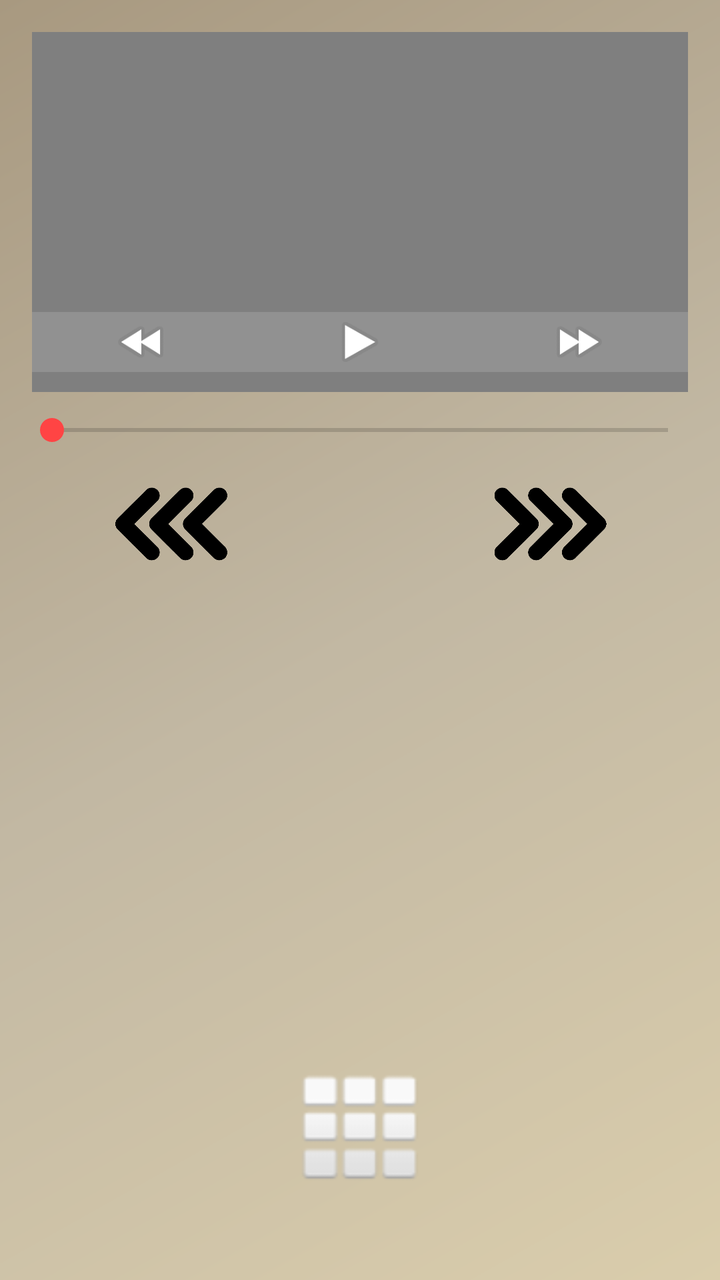
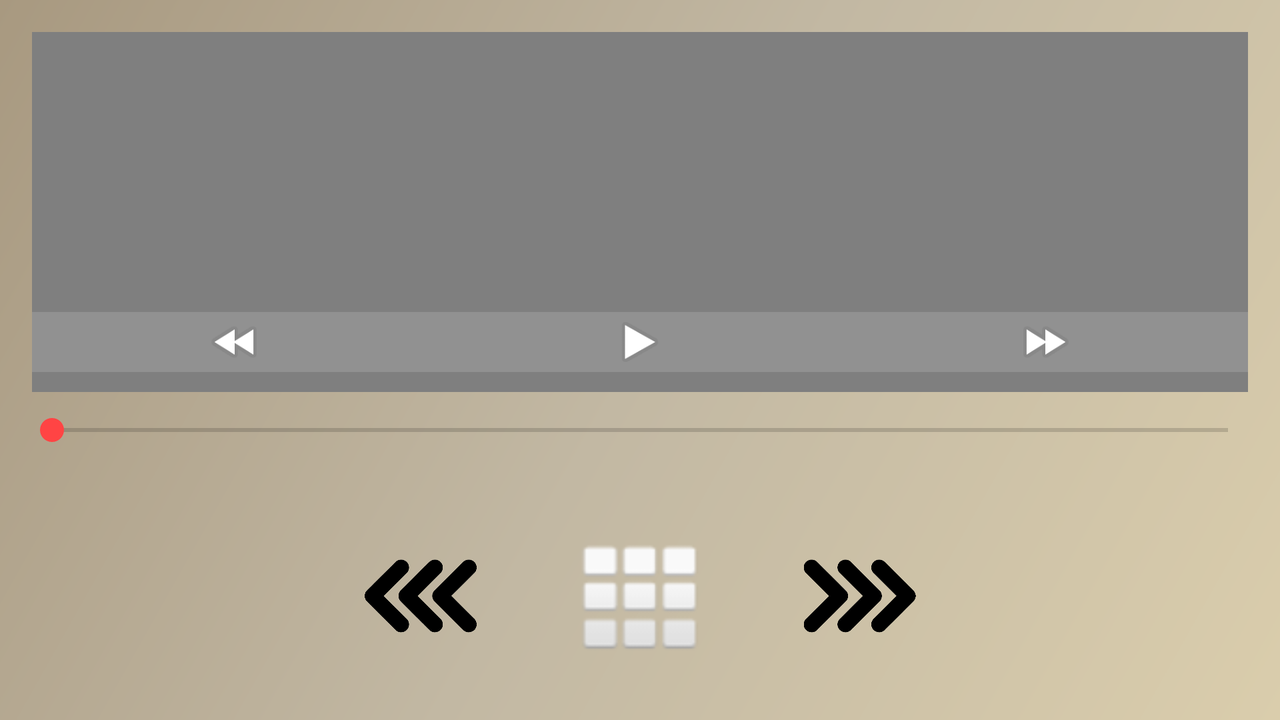

First picture: res/layout/ on a phone held upright. Second picture: the repository's own variant of that layout, on a device whose configuration matches the variant's folder. Source for both follows.
<!-- AndroidManifest.xml: application theme Theme.Video_player -->
<!-- res/layout/main_activity.xml -->
<?xml version="1.0" encoding="utf-8"?>
<androidx.constraintlayout.widget.ConstraintLayout xmlns:android="http://schemas.android.com/apk/res/android"
    xmlns:app="http://schemas.android.com/apk/res-auto"
    xmlns:tools="http://schemas.android.com/tools"
    android:layout_width="match_parent"
    android:layout_height="match_parent"
    android:background="@drawable/background_gradient"
    android:padding="16dp">

    
    <FrameLayout
        android:id="@+id/videoContainer"
        android:layout_width="0dp"
        android:layout_height="180dp"
        app:layout_constraintHorizontal_weight="1"
        app:layout_constraintEnd_toEndOf="parent"
        app:layout_constraintHorizontal_bias="0.5"
        app:layout_constraintStart_toStartOf="parent"
        app:layout_constraintTop_toTopOf="parent">

        <VideoView
            android:id="@+id/videoView"
            android:layout_width="match_parent"
            android:layout_height="180dp" />

        <LinearLayout
            android:id="@+id/controlsContainer"
            android:layout_width="match_parent"
            android:layout_height="30dp"
            android:layout_gravity="bottom"
            android:gravity="center"
            android:orientation="horizontal"
            android:layout_marginBottom="10dp"
            android:background="#6DA9A8A8">

            <ImageView
                android:id="@+id/backward"
                android:layout_width="0dp"
                android:layout_height="match_parent"
                android:layout_weight="1"
                android:src="@android:drawable/ic_media_rew"
                app:tint="@color/white"
                tools:ignore="ContentDescription" />

            <ImageView
                android:id="@+id/play"
                android:layout_width="0dp"
                android:layout_height="match_parent"
                android:layout_weight="1"
                android:src="@android:drawable/ic_media_play"
                app:tint="@color/white"
                tools:ignore="ContentDescription" />

            <ImageView
                android:id="@+id/forward"
                android:layout_width="0dp"
                android:layout_height="match_parent"
                android:layout_weight="1"
                android:src="@android:drawable/ic_media_ff"
                app:tint="@color/white"
                tools:ignore="ContentDescription" />
        </LinearLayout>
    </FrameLayout>

    
    <SeekBar
        android:id="@+id/videoSeekBar"
        android:layout_width="0dp"
        android:layout_height="wrap_content"
        android:padding="10dp"
        android:max="100"
        android:progressTint="@android:color/holo_red_light"
        android:thumbTint="@android:color/holo_red_light"
        app:layout_constraintEnd_toEndOf="parent"
        app:layout_constraintStart_toStartOf="parent"
        app:layout_constraintTop_toBottomOf="@id/videoContainer" />

    <LinearLayout
        android:id="@+id/linearLayout3"
        android:layout_width="379dp"
        android:layout_height="wrap_content"
        android:gravity="center"
        android:orientation="horizontal"
        app:layout_constraintEnd_toEndOf="parent"
        app:layout_constraintHorizontal_bias="0.5"
        app:layout_constraintStart_toStartOf="parent"
        app:layout_constraintTop_toBottomOf="@+id/videoSeekBar">

        <ImageView
            android:id="@+id/previous"
            android:layout_width="0dp"
            android:layout_height="56dp"
            android:layout_weight="1"
            android:src="@drawable/ic_previous"
            tools:ignore="ContentDescription" />

        <ImageView
            android:id="@+id/next"
            android:layout_width="0dp"
            android:layout_height="56dp"
            android:layout_weight="1"
            android:src="@drawable/ic_next"
            tools:ignore="ContentDescription" />
    </LinearLayout>

    
    <ImageView
        android:id="@+id/selectVideo"
        android:layout_width="60dp"
        android:layout_height="60dp"
        android:layout_marginBottom="31dp"
        android:src="@android:drawable/ic_dialog_dialer"
        app:layout_constraintBottom_toBottomOf="parent"
        app:layout_constraintEnd_toEndOf="parent"
        app:layout_constraintHorizontal_bias="0.5"
        app:layout_constraintStart_toStartOf="parent"
        tools:ignore="ContentDescription" />

</androidx.constraintlayout.widget.ConstraintLayout>
<!-- resources referenced by this layout -->
<resources>
  <color name="white">#FFFFFF</color>
  <!-- drawable background_gradient (drawable) -->
  <?xml version="1.0" encoding="utf-8"?>
  <layer-list xmlns:android="http://schemas.android.com/apk/res/android">
      <item>
          <shape android:shape="rectangle">
              <gradient
                  android:angle="135"
                  android:startColor="#dacdac"
                  android:centerColor="#c2b8a3"
                  android:endColor="#a89980"
                  android:type="linear"/>
          </shape>
      </item>
  </layer-list>
  <!-- drawable ic_next: png bitmap (drawable, 41539 bytes) -->
  <!-- drawable ic_previous: png bitmap (drawable, 41446 bytes) -->
  <style name="Theme.Video_player" parent="android:Theme.Material.Light.NoActionBar">
          <item name="android:textColor">@color/white</item>
          <item name="colorAccent">@color/red</item>
          <item name="android:windowBackground">@color/background</item>
      </style>
  <color name="red">#f85741</color>
  <color name="background">#dacdac</color>
</resources>
<!-- res/layout-land/main_activity.xml (the repository's variant of the layout above) -->
<!-- drawn on the phone turned sideways -->
<?xml version="1.0" encoding="utf-8"?>
<androidx.constraintlayout.widget.ConstraintLayout xmlns:android="http://schemas.android.com/apk/res/android"
    xmlns:app="http://schemas.android.com/apk/res-auto"
    xmlns:tools="http://schemas.android.com/tools"
    android:layout_width="match_parent"
    android:layout_height="match_parent"
    android:background="@drawable/background_gradient"
    android:padding="16dp">

    
    <FrameLayout
        android:id="@+id/videoContainer"
        android:layout_width="0dp"
        android:layout_height="180dp"
        app:layout_constraintEnd_toEndOf="parent"
        app:layout_constraintHorizontal_bias="0.5"
        app:layout_constraintHorizontal_weight="1"
        app:layout_constraintStart_toStartOf="parent"
        app:layout_constraintTop_toTopOf="parent">

        <VideoView
            android:id="@+id/videoView"
            android:layout_width="match_parent"
            android:layout_height="180dp" />

        <LinearLayout
            android:id="@+id/controlsContainer"
            android:layout_width="match_parent"
            android:layout_height="30dp"
            android:layout_gravity="bottom"
            android:layout_marginBottom="10dp"
            android:background="#6DA9A8A8"
            android:gravity="center"
            android:orientation="horizontal">

            <ImageView
                android:id="@+id/backward"
                android:layout_width="0dp"
                android:layout_height="match_parent"
                android:layout_weight="1"
                android:src="@android:drawable/ic_media_rew"
                app:tint="@color/white"
                tools:ignore="ContentDescription" />

            <ImageView
                android:id="@+id/play"
                android:layout_width="0dp"
                android:layout_height="match_parent"
                android:layout_weight="1"
                android:src="@android:drawable/ic_media_play"
                app:tint="@color/white"
                tools:ignore="ContentDescription" />

            <ImageView
                android:id="@+id/forward"
                android:layout_width="0dp"
                android:layout_height="match_parent"
                android:layout_weight="1"
                android:src="@android:drawable/ic_media_ff"
                app:tint="@color/white"
                tools:ignore="ContentDescription" />
        </LinearLayout>
    </FrameLayout>

    
    <SeekBar
        android:id="@+id/videoSeekBar"
        android:layout_width="0dp"
        android:layout_height="wrap_content"
        android:max="100"
        android:padding="10dp"
        android:progressTint="@android:color/holo_red_light"
        android:thumbTint="@android:color/holo_red_light"
        app:layout_constraintEnd_toEndOf="parent"
        app:layout_constraintStart_toStartOf="parent"
        app:layout_constraintTop_toBottomOf="@id/videoContainer" />

    <LinearLayout
        android:id="@+id/linearLayout3"
        android:layout_width="379dp"
        android:layout_height="wrap_content"
        android:layout_marginBottom="16dp"
        android:gravity="center"
        android:orientation="horizontal"
        app:layout_constraintBottom_toBottomOf="parent"
        app:layout_constraintEnd_toEndOf="parent"
        app:layout_constraintHorizontal_bias="0.5"
        app:layout_constraintStart_toStartOf="parent">

        <ImageView
            android:id="@+id/previous"
            android:layout_width="0dp"
            android:layout_height="56dp"
            android:layout_weight="1"
            android:src="@drawable/ic_previous"
            tools:ignore="ContentDescription" />

        <ImageView
            android:id="@+id/selectVideo"
            android:layout_width="60dp"
            android:layout_height="60dp"
            android:src="@android:drawable/ic_dialog_dialer"
            tools:ignore="ContentDescription" />

        <ImageView
            android:id="@+id/next"
            android:layout_width="0dp"
            android:layout_height="56dp"
            android:layout_weight="1"
            android:src="@drawable/ic_next"
            tools:ignore="ContentDescription" />
    </LinearLayout>

    

</androidx.constraintlayout.widget.ConstraintLayout>
